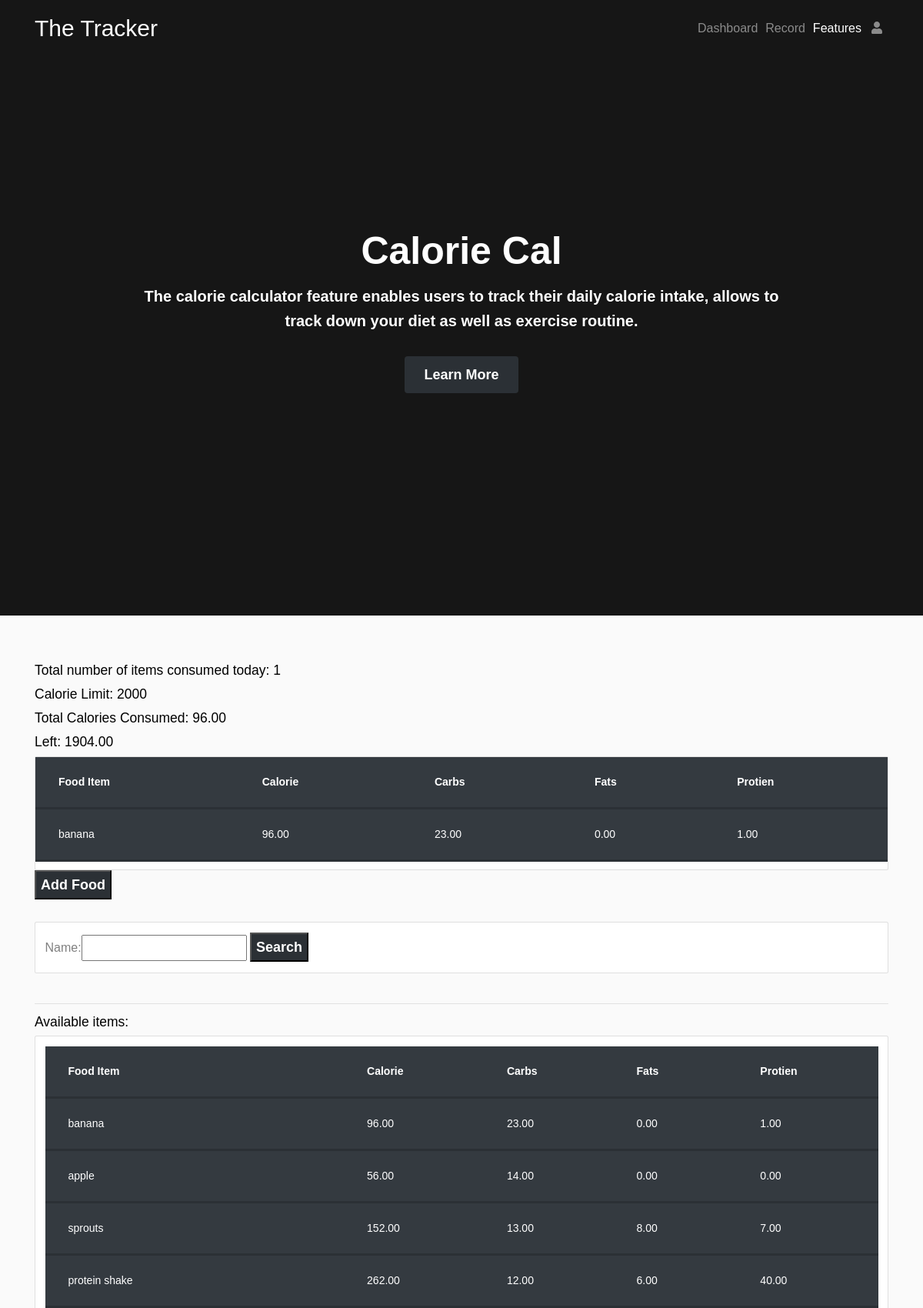
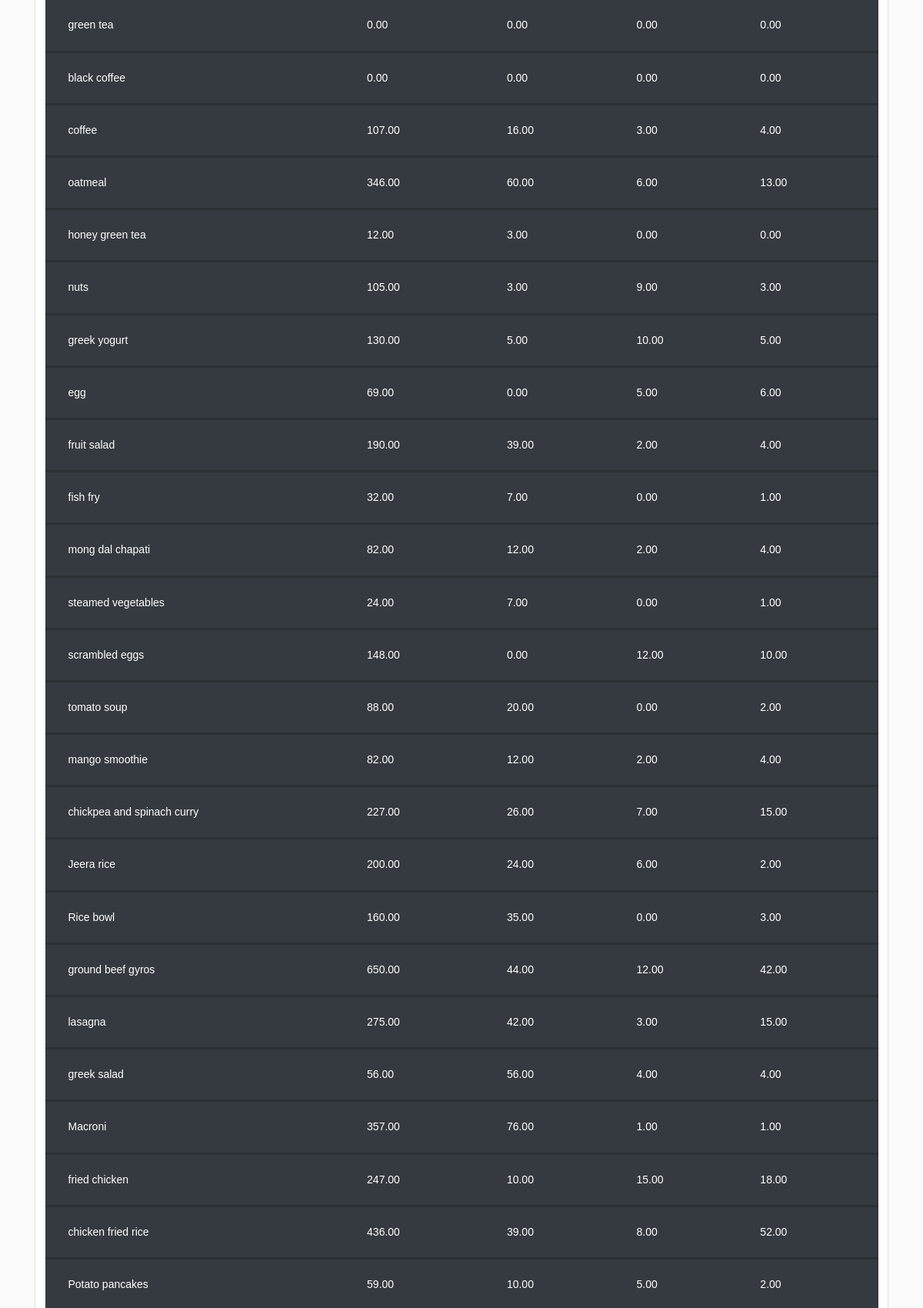
The app's page /Fityfeed/user/ (signed in, upper part) with its own data (2 pictures, top to bottom).
### Fityfeed/models.py (models this page shows, shortened)
class Fooditem(models.Model):
    name = models.CharField(max_length=200)
    category = models.ManyToManyField(Category)
    carbohydrate = models.DecimalField(max_digits=5,decimal_places=2,default=0)
    fats = models.DecimalField(max_digits=5,decimal_places=2,default=0)
    protein = models.DecimalField(max_digits=5,decimal_places=2,default=0)
    calorie=models.DecimalField(max_digits=5,decimal_places=2,default=0,blank=True)
    quantity = models.IntegerField(default=1,null=True,blank=True)

### Fityfeed/views.py (the view)
# urls.py: path('user/',views.userPage,name='userPage'), #userPage
def userPage(request):
    user=request.user
    cust=user.customer
    fooditems=Fooditem.objects.filter()
    myfilter = fooditemFilter(request.GET,queryset=fooditems)
    fooditems=myfilter.qs
    total=UserFooditem.objects.all()
    myfooditems=total.filter(customer=cust)
    cnt=myfooditems.count()
    querysetFood=[]
    for food in myfooditems:
        querysetFood.append(food.fooditem.all())
    finalFoodItems=[]
    for items in querysetFood:
        for food_items in items:
            finalFoodItems.append(food_items)
    totalCalories=0
    for foods in finalFoodItems:
        totalCalories+=foods.calorie
    CalorieLeft=2000-totalCalories
    context={'CalorieLeft':CalorieLeft,'totalCalories':totalCalories,'cnt':cnt,'foodlist':finalFoodItems,'fooditem':fooditems,'myfilter':myfilter}
    return render(request,'user.html',context)

### Fityfeed/templates/user.html (shortened to what this page needs)
{% extends 'main.html' %}
{% block content %}
<head>
</head>
<h3>Total number of items consumed today: {{cnt}}</h3>
<div class="today">
	<div class="flex-box-row">
		<h3>Calorie Limit: 2000</h3>
		<h3>Total Calories Consumed: {{totalCalories}}</h3>
		<h3>Left: {{ CalorieLeft }}</h3>
	</div>
    <div class="card">
        <table class=" table table-bordered table-dark table-hover">
            <tr>
                <th>Food Item</th>
                <th>Calorie</th>
                <th>Carbs</th>
                <th>Fats</th>
                <th>Protien</th>
            </tr>
            {% for food in foodlist %}
            <tr>
                <td>{{food.name}}</td>
                <td> {{food.calorie}}</td>
                <td> {{food.carbohydrate}}</td>
                <td> {{food.fats}}</td>
				<td> {{food.protein}}</td>
			</tr>
            {% endfor %}
        </table>
	</div>
	<form action="{% url 'addFooditem' %}" method="POST">
		<button type="submit" class="button-primary"> Add Food
		</button>
	</form>
</div>
<br>
<div class="row">
	<div class="col">
		<div class="card card-body">
			<form method="get">
				{{myfilter.form}}
		    <button class="button-primary" type="submit">Search</button>
		  </form>
		</div>
	</div>
</div>
<br>
<hr>
<h3>Available items:</h3>
<div class="row">
	<div class="col-md">
		<div class="card card-body">
			<table class="table table-bordered table-dark table-hover">
				<tr>
					<th>Food Item</th>
					<th>Calorie</th>
					<th>Carbs</th>
					<th>Fats</th>
					<th>Protien</th>
				</tr>
				{% for food in fooditem %}
				<tr>
					<td>{{food.name}}</td>
					<td> {{food.calorie}}</td>
					<td> {{food.carbohydrate}}</td>
                    <td> {{food.fats}}</td>
                    <td> {{food.protein}}</td>
					</tr>
				{% endfor %}
			</table>
		</div>
	</div>
</div>
{% endblock %}

### Fityfeed/templates/main.html (shortened to what this page needs)
{% load static %}
<!DOCTYPE html>
<html lang="en">
<body>
    {% include 'navbar.html' %}
    <br>
    <br>
    <div class="container" id="content">
    {% block content %}{% endblock %}
    </div>
</body>
</html>

### Fityfeed/templates/navbar.html (shortened to what this page needs)
{% load static%}
<header class="header-area overlay">
  <link rel="stylesheet" type="text/css" href="{% static 'addmoney.css' %}">
  <link href="https://cdn.datatables.net/1.10.20/css/dataTables.bootstrap4.min.css" rel="stylesheet" />
<link rel="stylesheet" href="{% static 'index/css/indexBoostrap.css'%}">
<link rel="stylesheet" href="https://stackpath.bootstrapcdn.com/font-awesome/4.7.0/css/font-awesome.min.css">
<link rel="stylesheet" href="{% static 'homepage/css/style.css'%}">
<link rel="stylesheet" href="{% static 'table/css/table.css'%}">
<nav class="navbar navbar-expand-md navbar-dark">
<div class="container">
<a href="javascript:window.location = '{% url "homePage" %}'" class="navbar-brand" style="font-size: 30px;">The Tracker</a>
<div id="main-nav navbar-text" class="collapse navbar-collapse">
  <ul class="navbar-nav ml-auto">
  <li><a href="/index" class="nav-item nav-link">Dashboard</a></li>
  <li><a href="/info" class="nav-item nav-link">Record</a></li>
  <li class="dropdown">
    <a href="#" class="nav-item nav-link  active" data-toggle="dropdown">Features</a>
  </li>
  </ul>
  <ul class="navbar-nav ml-auto ml-md-0">
          <li class="nav-item dropdown">
              <a class="nav-link dropdown-toggle" id="userDropdown" href="#" role="button" data-toggle="dropdown" aria-haspopup="true" aria-expanded="false"><i class="fas fa-user fa-fw"></i></a>
          </li>
      </ul>
</div>
</div>
</nav>
<div class="banner">
<div class="container">
<h1>Calorie Cal</h1>
<p>The calorie calculator feature enables users to track their daily calorie intake, allows to track down your diet as well as exercise routine.</p>
<a href="#content" class="button button-primary">Learn More</a>
</div>
</div>
</header>
<main>

### expenseTracker/static/addmoney.css (style rules this page uses)
body, html { height: 100%; }
* { box-sizing: border-box; }
.button { display: inline-block; margin-top: 20px; padding: 8px 25px; border-radius: 4px; }
.button-primary { position: relative; background-color: #c0ca33; color: #fff; font-size: 1.8rem; font-weight: 700; transition: color 0.3s ease-in; z-index: 1; }
.button-primary::after { content: ""; position: absolute; bottom: 0; left: 0; right: 0; top: 0; background-color: #fff; border-radius: 4px; opacity: 0; -webkit-transform: scaleX(0.8); -ms-transform: scaleX(0.8); transform: scaleX(0.8); transition: all 0.3s ease-in; z-index: -1; }

### static/index/css/indexBoostrap.css (style rules this page uses)
html { font-size: 62.5%; }
body { margin: 0; font-family: -apple-system, BlinkMacSystemFont, "Segoe UI", Roboto, "Helvetica Neue", Arial, "Noto Sans", sans-serif, "Apple Color Emoji", "Segoe UI Emoji", "Segoe UI Symbol", "Noto Color Emoji"; font-size: 1rem; font-weight: 400; line-height: 1.5; color: #292521; text-align: left; background-color: #fff; }
h1 { margin-bottom: 0.5em; font-size: 3.6rem; }
p { margin-bottom: 0.5em; font-size: 1.6rem; line-height: 1.6; }
.button { display: inline-block; margin-top: 20px; padding: 8px 25px; border-radius: 4px; }
.button-primary { position: relative; background-color: #c0ca33; color: #fff; font-size: 1.8rem; font-weight: 700; transition: color 0.3s ease-in; z-index: 1; }
.button-primary::after { content: ""; position: absolute; bottom: 0; left: 0; right: 0; top: 0; background-color: #fff; border-radius: 4px; opacity: 0; -webkit-transform: scaleX(0.8); -ms-transform: scaleX(0.8); transform: scaleX(0.8); transition: all 0.3s ease-in; z-index: -1; }
.overlay::after { content: ""; position: absolute; bottom: 0; left: 0; right: 0; top: 0; background-color: rgba(0, 0, 0, 0.3); }
.header-area { position: relative; height: 100vh; background: #202020; background-attachment: fixed; background-position: center center; background-repeat: no-repear; background-size: cover; }
.banner { display: flex; align-items: center; position: relative; height: 100%; color: #fff; text-align: center; z-index: 1; }
.banner h1 { font-weight: 800; }
.banner p { font-weight: 700; }
.navbar { position: absolute; left: 0; top: 0; padding: 0; width: 100%; transition: background 0.6s ease-in; z-index: 99999; }
.navbar-dark .navbar-nav .nav-link { position: relative; color: #fff; font-size: 1.6rem; }
@media screen and (min-width: 767px) { .banner { padding: 0 150px; } }
@media screen and (min-width: 767px) { .banner h1 { font-size: 5rem; } }
@media screen and (min-width: 767px) { .banner p { font-size: 2rem; } }
@media screen and (min-width: 767px) { .navbar-dark .navbar-nav .nav-link { padding: 23px 15px; } }
@media screen and (min-width: 767px) { .navbar-dark .navbar-nav .nav-link::after { content: ""; position: absolute; bottom: 15px; left: 30%; right: 30%; height: 1px; background-color: #fff; -webkit-transform: scaleX(0); -ms-transform: scaleX(0); transform: scaleX(0); transition: transform 0.1s ease-in; } }

### Fityfeed/templates/navbar.html (style rules this page uses)
h1 { line-height: 1.5; font-weight: 400; font-family: "Poppins", Arial, sans-serif; color: #ffffff; }
.navbar { position: absolute; left: 0; top: 0; padding: 0; width: 100%; transition: background 0.6s ease-in; z-index: 99999; }
.navbar-brand { font-family: "Poppins", Arial, sans-serif; font-size: 16px; line-height: 1.8; font-weight: 400; color: gray; }
body { background:#fafafa }
.button-primary { position: relative; background-color: #2b3035; color: #fff; font-size: 1.8rem; font-weight: 700; transition: color 0.3s ease-in; z-index: 1; }

### records on screen
Fooditem: name "banana", calorie "96.00", carbohydrate "23.00", fats "0.00", protein "1.00"
Fooditem: name "apple", calorie "56.00", carbohydrate "14.00", fats "0.00", protein "0.00"
Fooditem: name "sprouts", calorie "152.00", carbohydrate "13.00", fats "8.00", protein "7.00"
Fooditem: name "protein shake", calorie "262.00", carbohydrate "12.00", fats "6.00", protein "40.00"
Fooditem: name "green tea", calorie "0.00", carbohydrate "0.00", fats "0.00", protein "0.00"
Fooditem: name "black coffee", calorie "0.00", carbohydrate "0.00", fats "0.00", protein "0.00"
Fooditem: name "coffee", calorie "107.00", carbohydrate "16.00", fats "3.00", protein "4.00"
Fooditem: name "oatmeal", calorie "346.00", carbohydrate "60.00", fats "6.00", protein "13.00"
Fooditem: name "honey green tea", calorie "12.00", carbohydrate "3.00", fats "0.00", protein "0.00"
Fooditem: name "nuts", calorie "105.00", carbohydrate "3.00", fats "9.00", protein "3.00"
Fooditem: name "greek yogurt", calorie "130.00", carbohydrate "5.00", fats "10.00", protein "5.00"
Fooditem: name "egg", calorie "69.00", carbohydrate "0.00", fats "5.00", protein "6.00"
Fooditem: name "fruit salad", calorie "190.00", carbohydrate "39.00", fats "2.00", protein "4.00"
Fooditem: name "fish fry", calorie "32.00", carbohydrate "7.00", fats "0.00", protein "1.00"
Fooditem: name "mong dal chapati", calorie "82.00", carbohydrate "12.00", fats "2.00", protein "4.00"
Fooditem: name "steamed vegetables", calorie "24.00", carbohydrate "7.00", fats "0.00", protein "1.00"
Fooditem: name "scrambled eggs", calorie "148.00", carbohydrate "0.00", fats "12.00", protein "10.00"
Fooditem: name "tomato soup", calorie "88.00", carbohydrate "20.00", fats "0.00", protein "2.00"
Fooditem: name "mango smoothie", calorie "82.00", carbohydrate "12.00", fats "2.00", protein "4.00"
Fooditem: name "chickpea and spinach curry", calorie "227.00", carbohydrate "26.00", fats "7.00", protein "15.00"
Fooditem: name "Jeera rice", calorie "200.00", carbohydrate "24.00", fats "6.00", protein "2.00"
Fooditem: name "Rice bowl", calorie "160.00", carbohydrate "35.00", fats "0.00", protein "3.00"
Fooditem: name "ground beef gyros", calorie "650.00", carbohydrate "44.00", fats "12.00", protein "42.00"
Fooditem: name "lasagna", calorie "275.00", carbohydrate "42.00", fats "3.00", protein "15.00"
Fooditem: name "greek salad", calorie "56.00", carbohydrate "56.00", fats "4.00", protein "4.00"
Fooditem: name "Macroni", calorie "357.00", carbohydrate "76.00", fats "1.00", protein "1.00"
Fooditem: name "fried chicken", calorie "247.00", carbohydrate "10.00", fats "15.00", protein "18.00"
Fooditem: name "chicken fried rice", calorie "436.00", carbohydrate "39.00", fats "8.00", protein "52.00"
Fooditem: name "Potato pancakes", calorie "59.00", carbohydrate "10.00", fats "5.00", protein "2.00"

### other values on screen
{{ cnt }} "1"
{{ totalCalories }} "96.00"
{{ CalorieLeft }} "1904.00"
